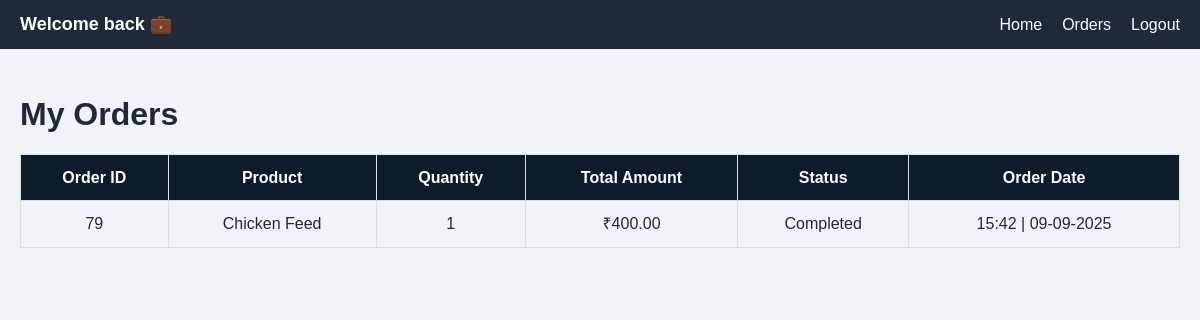
The page /customer_homepage/customer_orders/ (signed in) on the database its author committed.
### home/models.py (models this page shows, shortened)
class Order(models.Model):
    STATUS_CHOICES = [
        ('Pending', 'Pending'),
        ('Completed', 'Completed'),
        ('Cancelled', 'Cancelled'),
    ]
    customer_name = models.CharField(max_length=100)
    product = models.ForeignKey(Product, on_delete=models.CASCADE)
    quantity = models.PositiveIntegerField(default=1)
    total_amount = models.DecimalField(max_digits=8, decimal_places=2)
    status = models.CharField(max_length=20, choices=STATUS_CHOICES, default='Pending')
    created_at = models.DateTimeField(auto_now_add=True)
    screenshot = models.ImageField(upload_to="payment_screenshots/", null=True, blank=True)

class Product(models.Model):
    name = models.CharField(max_length=100)
    description = HTMLField()
    price = models.DecimalField(max_digits=8, decimal_places=2)
    category = models.CharField(max_length=50)
    image = models.ImageField(upload_to='products/')
    stock = models.PositiveIntegerField(default=0)
    created_at = models.DateTimeField(auto_now_add=True)
    def __str__(self):
        return self.name

### home/views.py (the view)
# urls.py: path('customer_homepage/customer_orders/', views.customer_orders, name='customer_orders'),
@login_required
def customer_orders(request):
    orders = Order.objects.filter(customer_name=request.user.username).order_by('-created_at')
    return render(request, 'customer_orders.html', {'orders': orders})

### shop/templates/customer_orders.html
{% extends 'base.html' %}
{% load static %}
{% block content %}
<nav class="custom-navbar">
    <div class="navbar-brand">
        Welcome back {{ profile.user.first_name }} {{ profile.user.last_name }} 💼
    </div>
    <ul class="navbar-links">
        <li><a href="{% url 'customer_homepage' %}">Home</a></li>
        <li><a href="{% url 'customer_orders' %}">Orders</a></li>
        <li><a href="/">Logout</a></li>
    </ul>
</nav>
<div class="orders-container">
    <h2>My Orders</h2>
    {% if orders %}
    <div class="table-wrapper">
        <table>
            <thead>
                <tr>
                    <th>Order ID</th>
                    <th>Product</th>
                    <th>Quantity</th>
                    <th>Total Amount</th>
                    <th>Status</th>
                    <th>Order Date</th>
                </tr>
            </thead>
            <tbody>
                {% for order in orders %}
                <tr>
                    <td>{{ order.id }}</td>
                    <td>{{ order.product }}</td>
                    <td>{{ order.quantity }}</td>
                    <td>₹{{ order.total_amount }}</td>
                    <td>{{ order.status }}</td>
                    <td>{{ order.created_at|date:"H:i | d-m-Y" }}</td>
                </tr>
                {% endfor %}
            </tbody>
        </table>
    </div>
    {% else %}
        <p class="no-orders">You have no orders yet.</p>
    {% endif %}
</div>
{% endblock %}

### shop/static/css/styles.css (style rules this page uses)
:root { --primary-green: #4caf50; --dark-green: #388e3c; --light-green: #c8e6c9; --beige: #f5f5dc; --light-beige: #fefdf8; --dark-beige: #e6e6d3; --white: #ffffff; --black: #000000; --gray-100: #f5f5f5; --gray-200: #eeeeee; --gray-300: #e0e0e0; --gray-400: #bdbdbd; --gray-500: #9e9e9e; --gray-600: #757575; --gray-700: #616161; --gray-800: #424242; --gray-900: #212121; --shadow: 0 2px 10px rgba(0, 0, 0, 0.1); --shadow-lg: 0 4px 20px rgba(0, 0, 0, 0.15); --border-radius: 8px; --transition: all 0.3s ease; }
body { font-family: "Inter", sans-serif; line-height: 1.6; color: var(--gray-800); background-color: var(--white); }
h1, h2, h3, h4, h5, h6 { font-weight: 600; line-height: 1.2; margin-bottom: 1rem; }
h2 { font-size: 2rem; }

### shop/static/css/cheakoutpage.css (style rules this page uses)
.table-wrapper { overflow-x: auto; margin-top: 10px; }

### shop/static/css/customer_home.css (style rules this page uses)
body { font-family: 'Poppins', sans-serif; color: #1F2937; }
h1, h2, h3, h4 { font-weight: 600; }

### shop/static/css/customer_order.css (style rules this page uses)
.custom-navbar { background-color: #1f2937; padding: 10px 20px; display: flex; justify-content: space-between; align-items: center; color: white; font-family: Arial, sans-serif; flex-wrap: wrap; }
.navbar-brand { font-size: 18px; font-weight: bold; flex: 1; min-width: 200px; }
.navbar-links { list-style: none; display: flex; gap: 20px; margin: 10px 0 0 0; padding: 0; flex-wrap: wrap; }
.navbar-links a { color: white; text-decoration: none; font-weight: 500; }
.orders-container { padding: 20px; font-family: Arial, sans-serif; }
.orders-container h2 { margin-bottom: 20px; }
.table-wrapper { overflow-x: auto; width: 100%; }
table { width: 100%; border-collapse: collapse; min-width: 600px; }
table th { background-color: #0d1b2a; color: #fff; padding: 10px; border: 1px solid #ddd; }
table td { padding: 10px; border: 1px solid #ddd; text-align: center; }

### shop/static/css/customer_profile.css (style rules this page uses)
.navbar-brand { font-size: 18px; font-weight: bold; }
.navbar-links { list-style: none; display: flex; gap: 20px; margin: 0; padding: 0; }
.navbar-links a { color: white; text-decoration: none; font-weight: 500; transition: color 0.3s; }

### shop/static/css/shopkeepr_page.css (style rules this page uses)
table { width:100%; border-collapse:collapse; }
th, td { padding:10px; border:1px solid #ccc; text-align:center; }

### shop/static/css/pyment_sucesse.css (style rules this page uses)
body { background-color: #f0f4f8; margin: 0; padding: 0; }

### rows shown on the page
Order: id "79", product "Chicken Feed", quantity "1", total_amount "400.00", status "Completed", created_at|d "15:42 | 09-09-2025"
